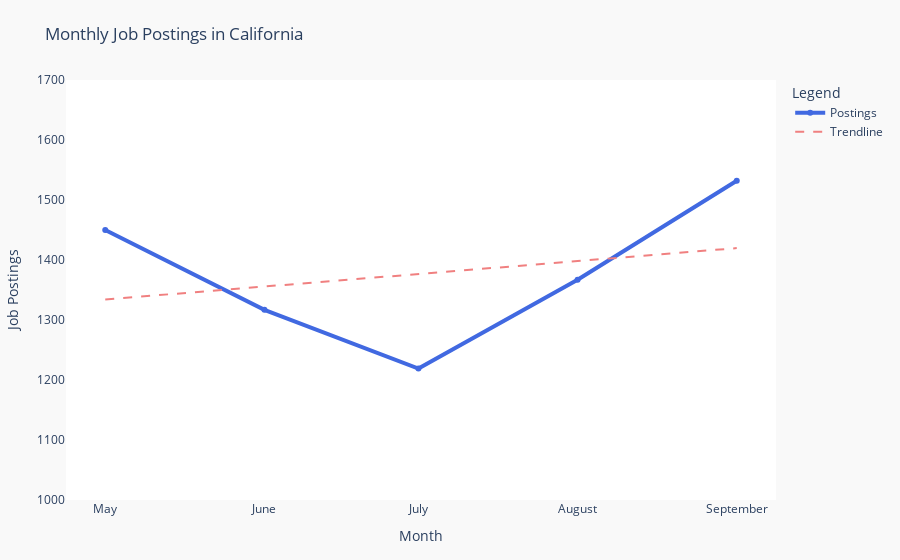

The notebook cell this image was saved under:
### Code cell
fig_03 = go.Figure()

fig_03.add_trace(go.Scatter(
    x=df_monthly_sorted["date"],
    y=df_monthly_sorted["job_count"],
    mode="lines+markers",
    name="Postings", 
    line=dict(color="royalblue", width=4),
    marker=dict(size=6)
))

fig_03.add_trace(go.Scatter(
    x=df_monthly_sorted["date"],
    y=p(x_numeric),  # Predicted trendline values
    mode="lines",
    name="Trendline",
    line=dict(color="lightcoral", dash="dash", width=2)
))

fig_03.update_layout(
    title="Monthly Job Postings in California",
    xaxis_title="Month",
    yaxis_title="Job Postings",
    yaxis=dict(range=[1000, 1700]),
    xaxis=dict(
        tickmode="array",
        tickvals=tickvals,
        ticktext=ticktext
    ),
    paper_bgcolor="#F9F9F9",
    plot_bgcolor="#FFFFFF",
    margin=dict(l=40, r=40, t=80, b=60),
    legend_title_text="Legend"
)

fig_03.show()

### Figure 1 — Plotly figure (JSON) as saved in the notebook; plotly's stock layout.template omitted (floating-point values rounded to 4 significant figures)
{"data": [{"line": {"color": "royalblue", "width": 4}, "marker": {"size": 6}, "mode": "lines+markers", "name": "Postings", "type": "scatter", "x": ["2024-05-01T00:00:00", "2024-06-01T00:00:00", "2024-07-01T00:00:00", "2024-08-01T00:00:00", "2024-09-01T00:00:00"], "y": [1450, 1317, 1219, 1367, 1532]}, {"line": {"color": "lightcoral", "dash": "dash", "width": 2}, "mode": "lines", "name": "Trendline", "type": "scatter", "x": ["2024-05-01T00:00:00", "2024-06-01T00:00:00", "2024-07-01T00:00:00", "2024-08-01T00:00:00", "2024-09-01T00:00:00"], "y": [1334.0, 1356.0, 1377.0, 1398.0, 1420.0]}], "layout": {"autosize": true, "legend": {"title": {"text": "Legend"}}, "margin": {"b": 60, "l": 40, "r": 40, "t": 80}, "paper_bgcolor": "#F9F9F9", "plot_bgcolor": "#FFFFFF", "title": {"text": "Monthly Job Postings in California"}, "xaxis": {"autorange": true, "range": ["2024-04-23 12:44:28.85", "2024-09-08 11:15:31.15"], "tickmode": "array", "ticktext": ["May", "June", "July", "August", "September"], "tickvals": ["2024-05-01T00:00:00", "2024-06-01T00:00:00", "2024-07-01T00:00:00", "2024-08-01T00:00:00", "2024-09-01T00:00:00"], "title": {"text": "Month"}, "type": "date"}, "yaxis": {"range": [1000, 1700], "title": {"text": "Job Postings"}, "type": "linear"}}}
